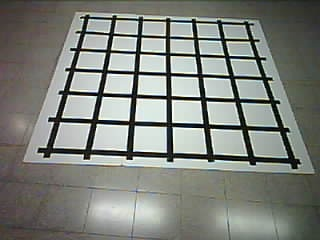
#> input picture opencv-maze-detection/assets/20221229125145.jpg, 320 x 240 px
$ python alternative_detection.py
#> lines starting #> are read from the running program, lines starting #| are printed output that depends on the picture; after the words box and inside, x2 and y2 are one past the last pixel; in counts of white or black regions, pixels touching at a corner belong together
import cv2
import numpy as np

# Load image, Gaussian blur, convert to hsv
img = cv2.imread("assets/20221229125145.jpg")
#> img is the input picture: shape (240, 320, 3); mean B, G, R 123.7, 130, 126.5
original = img.copy()
mask = np.zeros(img.shape, dtype=np.uint8)
gray = cv2.cvtColor(img,cv2.COLOR_BGR2GRAY)
_,tresh =cv2.threshold(gray,30,255,cv2.THRESH_BINARY_INV)
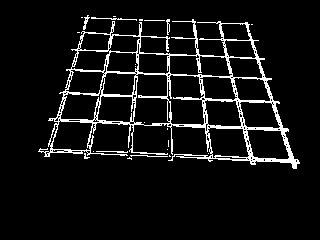
#> tresh: shape (240, 320); 7.3% white in thin lines or dots, all inside (x1, y1, x2, y2) = (38, 15, 300, 169)
kernel = np.ones((4,4),np.uint8)
dilation = cv2.dilate(tresh,kernel,iterations = 1)
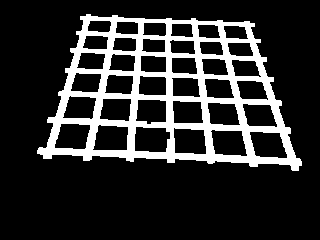
#> dilation: shape (240, 320); 18% white; 1 white region

contours = cv2.findContours(dilation, cv2.RETR_EXTERNAL, cv2.CHAIN_APPROX_SIMPLE)
#> contours = 1 contour; box (x1, y1, x2, y2) and area: (37, 14, 302, 171) 29586
contours = contours[0] if len(contours) == 2 else contours[1]
for c in contours:

    area_thresh = 0
    area = cv2.contourArea(c)
    if area > area_thresh:
        area = area_thresh
        big_contour = c
#> this loop made 1 pass
#> area_thresh on pass 1: 0
#> after the loop, big_contour = contour of 307 points, box (x1, y1, x2, y2) (37, 14, 302, 171), area 29586
cv2.drawContours(img, [big_contour], 0, (255,255,255), 1)
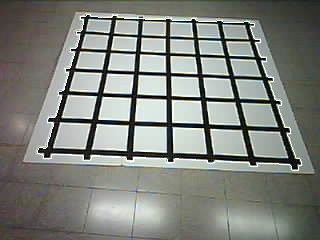
#> img: shape (240, 320, 3); 1.11% of pixels changed, all inside (x1, y1, x2, y2) = (37, 14, 302, 171)
#cv2.drawContours(mask, [big_contour], 0, (255,255,255), 3)
"""
mask = cv2.cvtColor(mask, cv2.COLOR_BGR2GRAY)
corners = cv2.goodFeaturesToTrack(mask, maxCorners=4, qualityLevel=0.1, minDistance=150)
for corner in corners:
    x,y = corner.ravel()
    cv2.circle(img,(int(x),int(y)),8,(255,120,255),-1)
    cv2.circle(mask,(int(x),int(y)),8,(255,120,255),-1)
    print("({}, {})".format(x,y))
"""

epsilon = 0.1*cv2.arcLength(big_contour,True)
#> epsilon = 90.88
approx = cv2.approxPolyDP(big_contour,epsilon,True)
#> approx = [[80, 16], [43, 158], [298, 170], [254, 23]]
cv2.drawContours(mask, [approx], 0, (255,255,255), 3)
#> mask: shape (240, 320, 3); 4.8% white; 1 white region, box (x1, y1, x2, y2) and area: (41, 14, 301, 173) 3696
cv2.drawContours(img, [approx], 0, (255,255,255), 3)
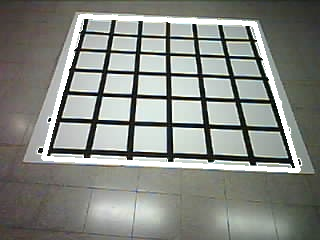
#> img: shape (240, 320, 3); 4.21% of pixels changed, all inside (x1, y1, x2, y2) = (41, 14, 301, 173)

mask = cv2.cvtColor(mask, cv2.COLOR_BGR2GRAY)
corners = cv2.goodFeaturesToTrack(mask, maxCorners=4, qualityLevel=0.1, minDistance=0)
#> corners = [[294, 167], [47, 155], [252, 26], [82, 19]]
for corner in corners:
    x,y = corner.ravel()
    cv2.circle(img,(int(x),int(y)),8,(255,120,255),-1)
    cv2.circle(mask,(int(x),int(y)),8,(255,120,255),-1)
    print("({}, {})".format(x,y))
#> this loop made 4 passes
#| (294.0, 167.0)
#| (47.0, 155.0)
#| (252.0, 26.0)
#| (82.0, 19.0)
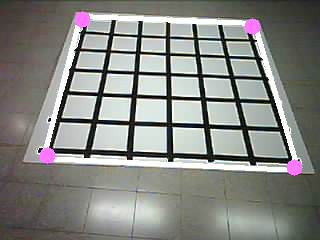
#> img: shape (240, 320, 3); 1.03% of pixels changed, all inside (x1, y1, x2, y2) = (39, 11, 303, 176)
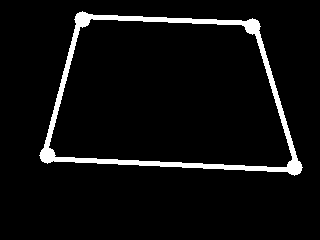
#> mask: shape (240, 320); 5.3% white; 1 white region, box (x1, y1, x2, y2) and area: (39, 11, 303, 176) 4077

pts1 = np.float32([corners[3], corners[2],
                    corners[1], corners[0]])
#> pts1 = [[82, 19], [252, 26], [47, 155], [294, 167]]
pts2 = np.float32([[0, 0], [525, 0],
                    [0, 500], [525, 500]])
matrix=cv2.getPerspectiveTransform(pts1,pts2)
#> matrix = [[3.27, 0.84, -283.8], [-0.23, 5.59, -87.26], [-8.63e-05, 0.00348, 1]]
result = cv2.warpPerspective(original,matrix,(525,500 ))
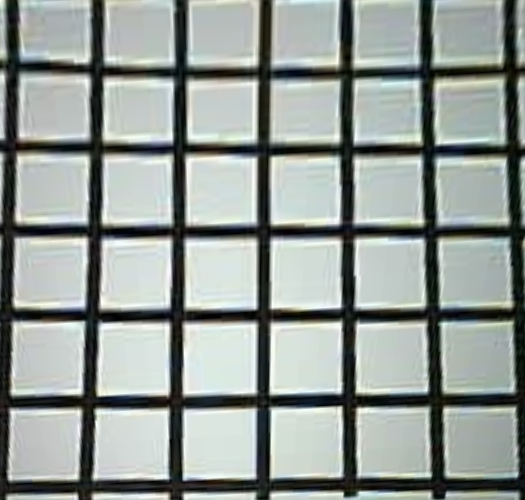
#> result: shape (500, 525, 3); mean B, G, R 150.6, 155.1, 147.7

#show all images
cv2.imshow("yo",result)
cv2.imshow("bold",dilation)
cv2.imshow("tresh",tresh)
cv2.imshow("image", img)

#close window if you press a key
cv2.waitKey(0)
cv2.destroyAllWindows()

$ run again, with opencv-maze-detection/assets/20221229125134.jpg copied over opencv-maze-detection/assets/20221229125145.jpg
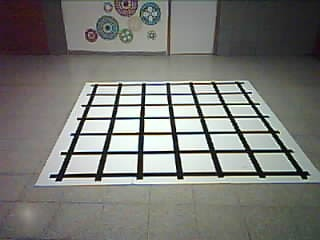
#> input picture opencv-maze-detection/assets/20221229125134.jpg, 320 x 240 px
#> img is the input picture: shape (240, 320, 3); mean B, G, R 117.4, 121.8, 121.2
#> tresh: shape (240, 320); 5.6% white; 75 white regions (53 under 20 px), largest, box (x1, y1, x2, y2) and area: (141, 83, 309, 179) 1505, (51, 107, 142, 181) 737, (288, 0, 320, 62) 684
#> dilation: shape (240, 320); 14.4% white; 15 white regions (5 under 20 px)
#> contours = 14 contours, 5 with area under 20; largest, box (x1, y1, x2, y2) and area: (50, 81, 311, 183) 15804, (287, 0, 320, 64) 777, (0, 0, 31, 26) 524, (0, 30, 30, 53) 406, (123, 0, 134, 12) 46
#> the loop `for c in contours: ` made 14 passes
#> big_contour on passes 4, 5, 6, 8, 9, 11, 13: [[106, 25], [106, 29], [109, 29], [109, 25]], [[96, 23], [96, 26], [99, 26], [99, 23]], [[144, 7], [144, 10], [147, 10], [147, 7]], [[115, 7], [115, 10], [118, 10], [118, 7]], [[168, 3], [168, 13], [171, 13], [171, 3]], [[263, 0], [263, 2], [266, 2], [266, 0]], [[59, 0], [59, 9], [62, 9], [62, 0]]
#> after the loop `for c in contours:`: big_contour = contour of 38 points, box (x1, y1, x2, y2) (0, 0, 31, 26), area 524
#> epsilon = 16.12
#> approx = [[0, 0], [21, 25], [25, 0]]
#> corners = [[21, 3], [19, 17], [6, 3], [21, 27]]
#> the loop `for corner in corners:` made 4 passes
#> (printed output is left out)
#> after the loop `for corner in corners:`:
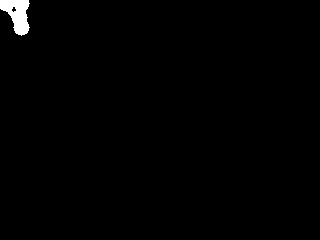
#> mask: shape (240, 320); 0.86% white; 1 white region, box (x1, y1, x2, y2) and area: (0, 0, 30, 36) 660
#> pts1 = [[21, 27], [6, 3], [19, 17], [21, 3]]
#> matrix = [[-33.04, 6.61, 515.4], [-10.07, 6.29, 41.53], [-0.0629, 0.00647, 1]]
#> `result = cv2.warpPerspective(original,matrix,(525,500 ))`:
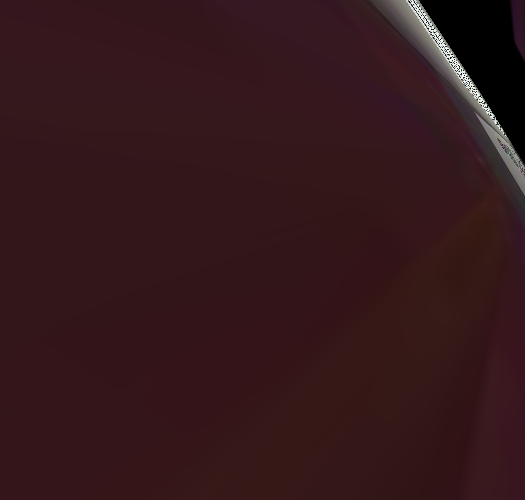
#> result: shape (500, 525, 3); mean B, G, R 27.3, 24.1, 51.5
